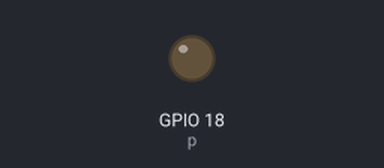
A program run on a simulated Raspberry Pi (BCM pin numbers). On the bench: output pins drawn as LEDs (lit = HIGH).

Above: at 0.05 s.
At 0.95 s:
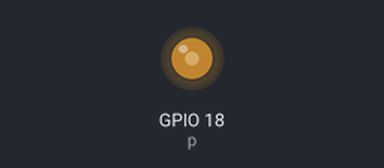
At 1.9 s:
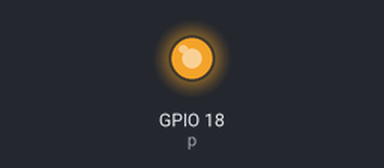
At 3.8 s:
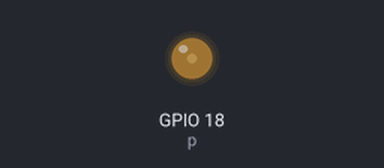
Timing chart, 0 to 5.5 s (numbered marks = the images above):
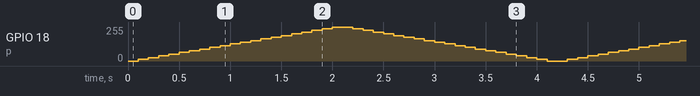

The program:

PWM_LED.py
```python
#-*-coding:utf-8-*-

# 필요한 라이브러리를 불러옵니다.
import RPi.GPIO as GPIO
import time

# 불필요한 warning 제거,  GPIO핀의 번호 모드 설정
GPIO.setwarnings(False)
GPIO.setmode(GPIO.BCM)

# GPIO 18번 핀을 출력으로 설정
GPIO.setup(18, GPIO.OUT)
# PWM 인스턴스 p를 만들고  GPIO 18번을 PWM 핀으로 설정, 주파수  = 50Hz
p = GPIO.PWM(18, 50)

p.start(0)  # PWM 시작  , 듀티비  = 0

try:
    while 1:
        for dc in range(0, 101, 5):    # dc의 값은  0에서 100까지 5만큼 증가
            p.ChangeDutyCycle(dc)     # dc의 값으로 듀티비 변경
            time.sleep(0.1)                  #  0.1초 딜레이
        for dc in range(100, -1, -5):   # dc의 값은  100에서 0까지 5만큼 감소
            p.ChangeDutyCycle(dc)     # dc의 값으로 듀티비 변경
            time.sleep(0.1)                  #  0.1초 딜레이
except KeyboardInterrupt:   # 키보드 Ctrl+C 눌렀을 때 예외발생
    pass                   # 무한반복을 빠져나와 아래의 코드를 실행
p.stop()                    # PWM을 종료
GPIO.cleanup()             # GPIO 설정을 초기화
```
